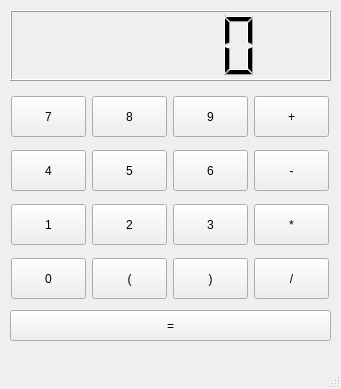
<?xml version="1.0" encoding="UTF-8"?>
<ui version="4.0">
 <class>CalculatorWindow</class>
 <widget class="QMainWindow" name="CalculatorWindow">
  <property name="geometry">
   <rect>
    <x>0</x>
    <y>0</y>
    <width>341</width>
    <height>389</height>
   </rect>
  </property>
  <property name="sizePolicy">
   <sizepolicy hsizetype="Fixed" vsizetype="Fixed">
    <horstretch>0</horstretch>
    <verstretch>0</verstretch>
   </sizepolicy>
  </property>
  <property name="windowTitle">
   <string>Calculator</string>
  </property>
  <widget class="QWidget" name="centralwidget">
   <widget class="QWidget" name="gridLayoutWidget">
    <property name="geometry">
     <rect>
      <x>0</x>
      <y>110</y>
      <width>2</width>
      <height>2</height>
     </rect>
    </property>
    <layout class="QGridLayout" name="gridLayout"/>
   </widget>
   <widget class="QLCDNumber" name="lcdNumber">
    <property name="geometry">
     <rect>
      <x>10</x>
      <y>10</y>
      <width>321</width>
      <height>71</height>
     </rect>
    </property>
   </widget>
   <widget class="QPushButton" name="Four">
    <property name="geometry">
     <rect>
      <x>11</x>
      <y>150</y>
      <width>75</width>
      <height>41</height>
     </rect>
    </property>
    <property name="text">
     <string>4</string>
    </property>
   </widget>
   <widget class="QPushButton" name="Divide">
    <property name="geometry">
     <rect>
      <x>254</x>
      <y>258</y>
      <width>75</width>
      <height>41</height>
     </rect>
    </property>
    <property name="text">
     <string>/</string>
    </property>
   </widget>
   <widget class="QPushButton" name="Three">
    <property name="geometry">
     <rect>
      <x>173</x>
      <y>204</y>
      <width>75</width>
      <height>41</height>
     </rect>
    </property>
    <property name="text">
     <string>3</string>
    </property>
   </widget>
   <widget class="QPushButton" name="Seven">
    <property name="geometry">
     <rect>
      <x>11</x>
      <y>96</y>
      <width>75</width>
      <height>41</height>
     </rect>
    </property>
    <property name="text">
     <string>7</string>
    </property>
   </widget>
   <widget class="QPushButton" name="LeftBracket">
    <property name="geometry">
     <rect>
      <x>92</x>
      <y>258</y>
      <width>75</width>
      <height>41</height>
     </rect>
    </property>
    <property name="text">
     <string>(</string>
    </property>
   </widget>
   <widget class="QPushButton" name="Two">
    <property name="geometry">
     <rect>
      <x>92</x>
      <y>204</y>
      <width>75</width>
      <height>41</height>
     </rect>
    </property>
    <property name="text">
     <string>2</string>
    </property>
   </widget>
   <widget class="QPushButton" name="RightBracket">
    <property name="geometry">
     <rect>
      <x>173</x>
      <y>258</y>
      <width>75</width>
      <height>41</height>
     </rect>
    </property>
    <property name="text">
     <string>)</string>
    </property>
   </widget>
   <widget class="QPushButton" name="Add">
    <property name="geometry">
     <rect>
      <x>254</x>
      <y>96</y>
      <width>75</width>
      <height>41</height>
     </rect>
    </property>
    <property name="text">
     <string>+</string>
    </property>
   </widget>
   <widget class="QPushButton" name="Multiply">
    <property name="geometry">
     <rect>
      <x>254</x>
      <y>204</y>
      <width>75</width>
      <height>41</height>
     </rect>
    </property>
    <property name="text">
     <string>*</string>
    </property>
   </widget>
   <widget class="QPushButton" name="Zero">
    <property name="geometry">
     <rect>
      <x>11</x>
      <y>258</y>
      <width>75</width>
      <height>41</height>
     </rect>
    </property>
    <property name="text">
     <string>0</string>
    </property>
   </widget>
   <widget class="QPushButton" name="Subtract">
    <property name="geometry">
     <rect>
      <x>254</x>
      <y>150</y>
      <width>75</width>
      <height>41</height>
     </rect>
    </property>
    <property name="text">
     <string>-</string>
    </property>
   </widget>
   <widget class="QPushButton" name="Five">
    <property name="geometry">
     <rect>
      <x>92</x>
      <y>150</y>
      <width>75</width>
      <height>41</height>
     </rect>
    </property>
    <property name="text">
     <string>5</string>
    </property>
   </widget>
   <widget class="QPushButton" name="Nine">
    <property name="geometry">
     <rect>
      <x>173</x>
      <y>96</y>
      <width>75</width>
      <height>41</height>
     </rect>
    </property>
    <property name="text">
     <string>9</string>
    </property>
   </widget>
   <widget class="QPushButton" name="Six">
    <property name="geometry">
     <rect>
      <x>173</x>
      <y>150</y>
      <width>75</width>
      <height>41</height>
     </rect>
    </property>
    <property name="text">
     <string>6</string>
    </property>
   </widget>
   <widget class="QPushButton" name="One">
    <property name="geometry">
     <rect>
      <x>11</x>
      <y>204</y>
      <width>75</width>
      <height>41</height>
     </rect>
    </property>
    <property name="text">
     <string>1</string>
    </property>
   </widget>
   <widget class="QPushButton" name="Eight">
    <property name="geometry">
     <rect>
      <x>92</x>
      <y>96</y>
      <width>75</width>
      <height>41</height>
     </rect>
    </property>
    <property name="text">
     <string>8</string>
    </property>
   </widget>
   <widget class="QPushButton" name="Evaluate">
    <property name="geometry">
     <rect>
      <x>10</x>
      <y>310</y>
      <width>321</width>
      <height>31</height>
     </rect>
    </property>
    <property name="cursor">
     <cursorShape>PointingHandCursor</cursorShape>
    </property>
    <property name="text">
     <string>=</string>
    </property>
   </widget>
  </widget>
  <widget class="QMenuBar" name="menubar">
   <property name="geometry">
    <rect>
     <x>0</x>
     <y>0</y>
     <width>341</width>
     <height>21</height>
    </rect>
   </property>
  </widget>
  <widget class="QStatusBar" name="statusbar"/>
 </widget>
 <resources/>
 <connections/>
</ui>
